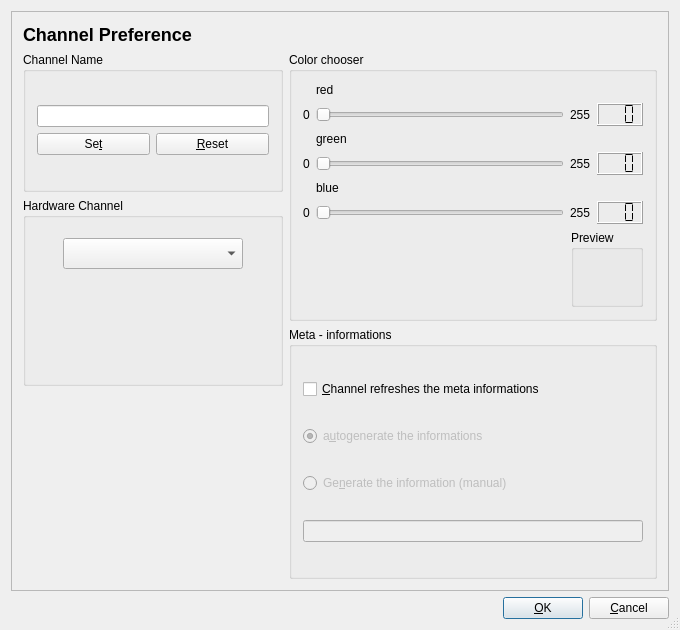
<ui version="4.0" >
 <class>KanalPref_dlg</class>
 <widget class="QDialog" name="KanalPref_dlg" >
  <property name="enabled" >
   <bool>true</bool>
  </property>
  <property name="geometry" >
   <rect>
    <x>0</x>
    <y>0</y>
    <width>680</width>
    <height>630</height>
   </rect>
  </property>
  <property name="sizePolicy" >
   <sizepolicy vsizetype="Ignored" hsizetype="Ignored" >
    <horstretch>0</horstretch>
    <verstretch>0</verstretch>
   </sizepolicy>
  </property>
  <property name="minimumSize" >
   <size>
    <width>680</width>
    <height>630</height>
   </size>
  </property>
  <property name="maximumSize" >
   <size>
    <width>680</width>
    <height>630</height>
   </size>
  </property>
  <property name="windowTitle" >
   <string>Channel Preferences</string>
  </property>
  <property name="sizeGripEnabled" >
   <bool>true</bool>
  </property>
  <layout class="QGridLayout" >
   <item row="0" column="0" >
    <layout class="QVBoxLayout" >
     <item>
      <widget class="QFrame" name="frame" >
       <property name="frameShape" >
        <enum>QFrame::StyledPanel</enum>
       </property>
       <property name="frameShadow" >
        <enum>QFrame::Raised</enum>
       </property>
       <layout class="QGridLayout" >
        <item row="0" column="0" >
         <widget class="QLabel" name="textLabel3" >
          <property name="maximumSize" >
           <size>
            <width>16777215</width>
            <height>23</height>
           </size>
          </property>
          <property name="text" >
           <string>&lt;h2>Channel Preference&lt;/h2></string>
          </property>
          <property name="wordWrap" >
           <bool>false</bool>
          </property>
         </widget>
        </item>
        <item row="1" column="0" >
         <layout class="QVBoxLayout" >
          <item>
           <widget class="QGroupBox" name="KanalFrame" >
            <property name="sizePolicy" >
             <sizepolicy vsizetype="Fixed" hsizetype="Fixed" >
              <horstretch>255</horstretch>
              <verstretch>140</verstretch>
             </sizepolicy>
            </property>
            <property name="minimumSize" >
             <size>
              <width>260</width>
              <height>140</height>
             </size>
            </property>
            <property name="title" >
             <string>Channel Name</string>
            </property>
            <layout class="QGridLayout" >
             <item row="0" column="0" >
              <layout class="QVBoxLayout" >
               <item>
                <widget class="QLineEdit" name="EditName" />
               </item>
               <item>
                <layout class="QHBoxLayout" >
                 <item>
                  <widget class="QPushButton" name="Set_Button" >
                   <property name="text" >
                    <string>Se&amp;t</string>
                   </property>
                   <property name="shortcut" >
                    <string>Alt+T</string>
                   </property>
                  </widget>
                 </item>
                 <item>
                  <widget class="QPushButton" name="Reset_Button" >
                   <property name="text" >
                    <string>&amp;Reset</string>
                   </property>
                  </widget>
                 </item>
                </layout>
               </item>
              </layout>
             </item>
            </layout>
           </widget>
          </item>
          <item>
           <widget class="QGroupBox" name="hwChannelBox" >
            <property name="title" >
             <string>Hardware Channel</string>
            </property>
            <widget class="QComboBox" name="hardwareKanal" >
             <property name="geometry" >
              <rect>
               <x>40</x>
               <y>40</y>
               <width>180</width>
               <height>31</height>
              </rect>
             </property>
            </widget>
           </widget>
          </item>
          <item>
           <widget class="QFrame" name="DynamicBox" >
            <property name="frameShape" >
             <enum>QFrame::NoFrame</enum>
            </property>
            <property name="frameShadow" >
             <enum>QFrame::Plain</enum>
            </property>
           </widget>
          </item>
         </layout>
        </item>
        <item row="1" column="1" >
         <layout class="QVBoxLayout" >
          <item>
           <widget class="QGroupBox" name="groupBox1" >
            <property name="title" >
             <string>Color chooser</string>
            </property>
            <layout class="QGridLayout" >
             <item row="0" column="0" colspan="2" >
              <layout class="QVBoxLayout" >
               <item>
                <layout class="QGridLayout" >
                 <item row="1" column="1" >
                  <widget class="QSlider" name="Rot_Slider" >
                   <property name="maximum" >
                    <number>255</number>
                   </property>
                   <property name="orientation" >
                    <enum>Qt::Horizontal</enum>
                   </property>
                  </widget>
                 </item>
                 <item row="1" column="2" >
                  <widget class="QLabel" name="textLabel2_2" >
                   <property name="text" >
                    <string>255</string>
                   </property>
                   <property name="wordWrap" >
                    <bool>false</bool>
                   </property>
                  </widget>
                 </item>
                 <item row="0" column="1" >
                  <widget class="QLabel" name="textLabel1" >
                   <property name="text" >
                    <string>red</string>
                   </property>
                   <property name="wordWrap" >
                    <bool>false</bool>
                   </property>
                  </widget>
                 </item>
                 <item row="1" column="3" >
                  <widget class="QLCDNumber" name="Rot_LCD" >
                   <property name="numDigits" >
                    <number>3</number>
                   </property>
                   <property name="segmentStyle" >
                    <enum>QLCDNumber::Flat</enum>
                   </property>
                  </widget>
                 </item>
                 <item row="1" column="0" >
                  <widget class="QLabel" name="textLabel2" >
                   <property name="text" >
                    <string>0</string>
                   </property>
                   <property name="wordWrap" >
                    <bool>false</bool>
                   </property>
                  </widget>
                 </item>
                </layout>
               </item>
               <item>
                <layout class="QGridLayout" >
                 <item row="1" column="1" >
                  <widget class="QSlider" name="Gruen_Slider" >
                   <property name="maximum" >
                    <number>255</number>
                   </property>
                   <property name="orientation" >
                    <enum>Qt::Horizontal</enum>
                   </property>
                  </widget>
                 </item>
                 <item row="1" column="2" >
                  <widget class="QLabel" name="textLabel2_2_2" >
                   <property name="text" >
                    <string>255</string>
                   </property>
                   <property name="wordWrap" >
                    <bool>false</bool>
                   </property>
                  </widget>
                 </item>
                 <item row="0" column="1" >
                  <widget class="QLabel" name="textLabel1_2" >
                   <property name="text" >
                    <string>green</string>
                   </property>
                   <property name="wordWrap" >
                    <bool>false</bool>
                   </property>
                  </widget>
                 </item>
                 <item row="1" column="3" >
                  <widget class="QLCDNumber" name="Gruen_LCD" >
                   <property name="numDigits" >
                    <number>3</number>
                   </property>
                   <property name="segmentStyle" >
                    <enum>QLCDNumber::Flat</enum>
                   </property>
                  </widget>
                 </item>
                 <item row="1" column="0" >
                  <widget class="QLabel" name="textLabel2_3" >
                   <property name="text" >
                    <string>0</string>
                   </property>
                   <property name="wordWrap" >
                    <bool>false</bool>
                   </property>
                  </widget>
                 </item>
                </layout>
               </item>
               <item>
                <layout class="QGridLayout" >
                 <item row="1" column="1" >
                  <widget class="QSlider" name="Blau_Slider" >
                   <property name="maximum" >
                    <number>255</number>
                   </property>
                   <property name="orientation" >
                    <enum>Qt::Horizontal</enum>
                   </property>
                  </widget>
                 </item>
                 <item row="1" column="2" >
                  <widget class="QLabel" name="textLabel2_2_3" >
                   <property name="text" >
                    <string>255</string>
                   </property>
                   <property name="wordWrap" >
                    <bool>false</bool>
                   </property>
                  </widget>
                 </item>
                 <item row="0" column="1" >
                  <widget class="QLabel" name="textLabel1_3" >
                   <property name="text" >
                    <string>blue</string>
                   </property>
                   <property name="wordWrap" >
                    <bool>false</bool>
                   </property>
                  </widget>
                 </item>
                 <item row="1" column="3" >
                  <widget class="QLCDNumber" name="Blau_LCD" >
                   <property name="numDigits" >
                    <number>3</number>
                   </property>
                   <property name="segmentStyle" >
                    <enum>QLCDNumber::Flat</enum>
                   </property>
                  </widget>
                 </item>
                 <item row="1" column="0" >
                  <widget class="QLabel" name="textLabel2_4" >
                   <property name="text" >
                    <string>0</string>
                   </property>
                   <property name="wordWrap" >
                    <bool>false</bool>
                   </property>
                  </widget>
                 </item>
                </layout>
               </item>
              </layout>
             </item>
             <item row="1" column="0" >
              <spacer>
               <property name="orientation" >
                <enum>Qt::Horizontal</enum>
               </property>
               <property name="sizeHint" >
                <size>
                 <width>40</width>
                 <height>20</height>
                </size>
               </property>
              </spacer>
             </item>
             <item row="1" column="1" >
              <widget class="QGroupBox" name="groupBox2" >
               <property name="title" >
                <string>Preview</string>
               </property>
               <layout class="QGridLayout" >
                <item row="0" column="0" >
                 <widget class="QFrame" name="colorPrev" >
                  <property name="minimumSize" >
                   <size>
                    <width>32</width>
                    <height>32</height>
                   </size>
                  </property>
                  <property name="frameShape" >
                   <enum>QFrame::NoFrame</enum>
                  </property>
                  <property name="frameShadow" >
                   <enum>QFrame::Plain</enum>
                  </property>
                 </widget>
                </item>
               </layout>
              </widget>
             </item>
            </layout>
           </widget>
          </item>
          <item>
           <widget class="QGroupBox" name="MetaInfoBox" >
            <property name="title" >
             <string>Meta - informations</string>
            </property>
            <layout class="QGridLayout" >
             <item row="0" column="0" >
              <widget class="QCheckBox" name="metaEnable" >
               <property name="text" >
                <string>&amp;Channel refreshes the meta informations</string>
               </property>
               <property name="shortcut" >
                <string>Alt+C</string>
               </property>
              </widget>
             </item>
             <item row="1" column="0" >
              <widget class="QRadioButton" name="metaAutoCheck" >
               <property name="enabled" >
                <bool>false</bool>
               </property>
               <property name="text" >
                <string>a&amp;utogenerate the informations</string>
               </property>
               <property name="shortcut" >
                <string>Alt+U</string>
               </property>
               <property name="checked" >
                <bool>true</bool>
               </property>
              </widget>
             </item>
             <item row="2" column="0" >
              <widget class="QRadioButton" name="metaManualCheck" >
               <property name="enabled" >
                <bool>false</bool>
               </property>
               <property name="text" >
                <string>Ge&amp;nerate the information (manual)</string>
               </property>
               <property name="shortcut" >
                <string>Alt+N</string>
               </property>
              </widget>
             </item>
             <item row="3" column="0" >
              <widget class="QLineEdit" name="metaManualText" >
               <property name="enabled" >
                <bool>false</bool>
               </property>
              </widget>
             </item>
            </layout>
           </widget>
          </item>
         </layout>
        </item>
       </layout>
      </widget>
     </item>
     <item>
      <layout class="QHBoxLayout" >
       <property name="spacing" >
        <number>6</number>
       </property>
       <property name="leftMargin" >
        <number>0</number>
       </property>
       <property name="topMargin" >
        <number>0</number>
       </property>
       <property name="rightMargin" >
        <number>0</number>
       </property>
       <property name="bottomMargin" >
        <number>0</number>
       </property>
       <item>
        <spacer>
         <property name="orientation" >
          <enum>Qt::Horizontal</enum>
         </property>
         <property name="sizeType" >
          <enum>QSizePolicy::Expanding</enum>
         </property>
         <property name="sizeHint" >
          <size>
           <width>20</width>
           <height>20</height>
          </size>
         </property>
        </spacer>
       </item>
       <item>
        <widget class="QPushButton" name="buttonOk" >
         <property name="text" >
          <string>&amp;OK</string>
         </property>
         <property name="shortcut" >
          <string/>
         </property>
         <property name="autoDefault" >
          <bool>true</bool>
         </property>
         <property name="default" >
          <bool>true</bool>
         </property>
        </widget>
       </item>
       <item>
        <widget class="QPushButton" name="buttonCancel" >
         <property name="text" >
          <string>&amp;Cancel</string>
         </property>
         <property name="shortcut" >
          <string/>
         </property>
         <property name="autoDefault" >
          <bool>true</bool>
         </property>
        </widget>
       </item>
      </layout>
     </item>
    </layout>
   </item>
  </layout>
 </widget>
 <layoutdefault spacing="6" margin="11" />
 <pixmapfunction>qPixmapFromMimeSource</pixmapfunction>
 <resources/>
 <connections>
  <connection>
   <sender>buttonOk</sender>
   <signal>clicked()</signal>
   <receiver>KanalPref_dlg</receiver>
   <slot>accept()</slot>
   <hints>
    <hint type="sourcelabel" >
     <x>20</x>
     <y>20</y>
    </hint>
    <hint type="destinationlabel" >
     <x>20</x>
     <y>20</y>
    </hint>
   </hints>
  </connection>
  <connection>
   <sender>buttonCancel</sender>
   <signal>clicked()</signal>
   <receiver>KanalPref_dlg</receiver>
   <slot>reject()</slot>
   <hints>
    <hint type="sourcelabel" >
     <x>20</x>
     <y>20</y>
    </hint>
    <hint type="destinationlabel" >
     <x>20</x>
     <y>20</y>
    </hint>
   </hints>
  </connection>
  <connection>
   <sender>Rot_Slider</sender>
   <signal>valueChanged(int)</signal>
   <receiver>Rot_LCD</receiver>
   <slot>display(int)</slot>
   <hints>
    <hint type="sourcelabel" >
     <x>20</x>
     <y>20</y>
    </hint>
    <hint type="destinationlabel" >
     <x>20</x>
     <y>20</y>
    </hint>
   </hints>
  </connection>
  <connection>
   <sender>Gruen_Slider</sender>
   <signal>valueChanged(int)</signal>
   <receiver>Gruen_LCD</receiver>
   <slot>display(int)</slot>
   <hints>
    <hint type="sourcelabel" >
     <x>20</x>
     <y>20</y>
    </hint>
    <hint type="destinationlabel" >
     <x>20</x>
     <y>20</y>
    </hint>
   </hints>
  </connection>
  <connection>
   <sender>Blau_Slider</sender>
   <signal>valueChanged(int)</signal>
   <receiver>Blau_LCD</receiver>
   <slot>display(int)</slot>
   <hints>
    <hint type="sourcelabel" >
     <x>20</x>
     <y>20</y>
    </hint>
    <hint type="destinationlabel" >
     <x>20</x>
     <y>20</y>
    </hint>
   </hints>
  </connection>
  <connection>
   <sender>metaAutoCheck</sender>
   <signal>clicked()</signal>
   <receiver>metaManualCheck</receiver>
   <slot>toggle()</slot>
   <hints>
    <hint type="sourcelabel" >
     <x>20</x>
     <y>20</y>
    </hint>
    <hint type="destinationlabel" >
     <x>20</x>
     <y>20</y>
    </hint>
   </hints>
  </connection>
  <connection>
   <sender>metaManualCheck</sender>
   <signal>clicked()</signal>
   <receiver>metaAutoCheck</receiver>
   <slot>toggle()</slot>
   <hints>
    <hint type="sourcelabel" >
     <x>20</x>
     <y>20</y>
    </hint>
    <hint type="destinationlabel" >
     <x>20</x>
     <y>20</y>
    </hint>
   </hints>
  </connection>
  <connection>
   <sender>Rot_Slider</sender>
   <signal>sliderMoved(int)</signal>
   <receiver>KanalPref_dlg</receiver>
   <slot>colorChanged()</slot>
   <hints>
    <hint type="sourcelabel" >
     <x>20</x>
     <y>20</y>
    </hint>
    <hint type="destinationlabel" >
     <x>20</x>
     <y>20</y>
    </hint>
   </hints>
  </connection>
  <connection>
   <sender>Gruen_Slider</sender>
   <signal>sliderMoved(int)</signal>
   <receiver>KanalPref_dlg</receiver>
   <slot>colorChanged()</slot>
   <hints>
    <hint type="sourcelabel" >
     <x>20</x>
     <y>20</y>
    </hint>
    <hint type="destinationlabel" >
     <x>20</x>
     <y>20</y>
    </hint>
   </hints>
  </connection>
  <connection>
   <sender>Blau_Slider</sender>
   <signal>sliderMoved(int)</signal>
   <receiver>KanalPref_dlg</receiver>
   <slot>colorChanged()</slot>
   <hints>
    <hint type="sourcelabel" >
     <x>20</x>
     <y>20</y>
    </hint>
    <hint type="destinationlabel" >
     <x>20</x>
     <y>20</y>
    </hint>
   </hints>
  </connection>
  <connection>
   <sender>metaEnable</sender>
   <signal>toggled(bool)</signal>
   <receiver>metaAutoCheck</receiver>
   <slot>setEnabled(bool)</slot>
   <hints>
    <hint type="sourcelabel" >
     <x>20</x>
     <y>20</y>
    </hint>
    <hint type="destinationlabel" >
     <x>20</x>
     <y>20</y>
    </hint>
   </hints>
  </connection>
  <connection>
   <sender>metaEnable</sender>
   <signal>toggled(bool)</signal>
   <receiver>metaManualCheck</receiver>
   <slot>setEnabled(bool)</slot>
   <hints>
    <hint type="sourcelabel" >
     <x>20</x>
     <y>20</y>
    </hint>
    <hint type="destinationlabel" >
     <x>20</x>
     <y>20</y>
    </hint>
   </hints>
  </connection>
  <connection>
   <sender>metaEnable</sender>
   <signal>toggled(bool)</signal>
   <receiver>metaManualText</receiver>
   <slot>setEnabled(bool)</slot>
   <hints>
    <hint type="sourcelabel" >
     <x>20</x>
     <y>20</y>
    </hint>
    <hint type="destinationlabel" >
     <x>20</x>
     <y>20</y>
    </hint>
   </hints>
  </connection>
 </connections>
</ui>
